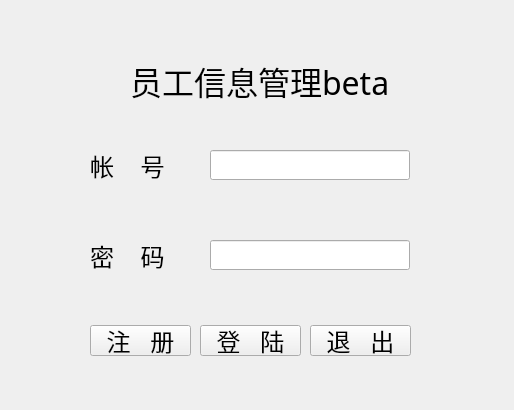
<?xml version="1.0" encoding="UTF-8"?>
<ui version="4.0">
 <class>Form</class>
 <widget class="QWidget" name="Form">
  <property name="enabled">
   <bool>true</bool>
  </property>
  <property name="geometry">
   <rect>
    <x>0</x>
    <y>0</y>
    <width>514</width>
    <height>410</height>
   </rect>
  </property>
  <property name="font">
   <font>
    <pointsize>18</pointsize>
   </font>
  </property>
  <property name="windowTitle">
   <string>milkbottle</string>
  </property>
  <property name="windowIcon">
   <iconset>
    <normaloff>../.vscode/ljp.ico</normaloff>../.vscode/ljp.ico</iconset>
  </property>
  <widget class="QLabel" name="title">
   <property name="geometry">
    <rect>
     <x>130</x>
     <y>50</y>
     <width>261</width>
     <height>61</height>
    </rect>
   </property>
   <property name="font">
    <font>
     <family>华文新魏</family>
     <pointsize>24</pointsize>
    </font>
   </property>
   <property name="text">
    <string>员工信息管理beta1</string>
   </property>
  </widget>
  <widget class="QLabel" name="user_label">
   <property name="geometry">
    <rect>
     <x>90</x>
     <y>145</y>
     <width>101</width>
     <height>41</height>
    </rect>
   </property>
   <property name="font">
    <font>
     <pointsize>18</pointsize>
    </font>
   </property>
   <property name="text">
    <string>帐    号</string>
   </property>
  </widget>
  <widget class="QLabel" name="passwd_label">
   <property name="enabled">
    <bool>true</bool>
   </property>
   <property name="geometry">
    <rect>
     <x>90</x>
     <y>235</y>
     <width>101</width>
     <height>41</height>
    </rect>
   </property>
   <property name="font">
    <font>
     <pointsize>18</pointsize>
    </font>
   </property>
   <property name="text">
    <string>密    码</string>
   </property>
  </widget>
  <widget class="QLineEdit" name="user">
   <property name="geometry">
    <rect>
     <x>210</x>
     <y>150</y>
     <width>200</width>
     <height>30</height>
    </rect>
   </property>
  </widget>
  <widget class="QLineEdit" name="passwd">
   <property name="geometry">
    <rect>
     <x>210</x>
     <y>240</y>
     <width>200</width>
     <height>30</height>
    </rect>
   </property>
  </widget>
  <widget class="QPushButton" name="register_button">
   <property name="geometry">
    <rect>
     <x>90</x>
     <y>325</y>
     <width>101</width>
     <height>31</height>
    </rect>
   </property>
   <property name="text">
    <string>注   册</string>
   </property>
  </widget>
  <widget class="QPushButton" name="exit_button">
   <property name="geometry">
    <rect>
     <x>310</x>
     <y>325</y>
     <width>101</width>
     <height>31</height>
    </rect>
   </property>
   <property name="text">
    <string>退   出</string>
   </property>
  </widget>
  <widget class="QPushButton" name="login_button">
   <property name="geometry">
    <rect>
     <x>200</x>
     <y>325</y>
     <width>101</width>
     <height>31</height>
    </rect>
   </property>
   <property name="text">
    <string>登   陆</string>
   </property>
  </widget>
 </widget>
 <resources/>
 <connections/>
</ui>
